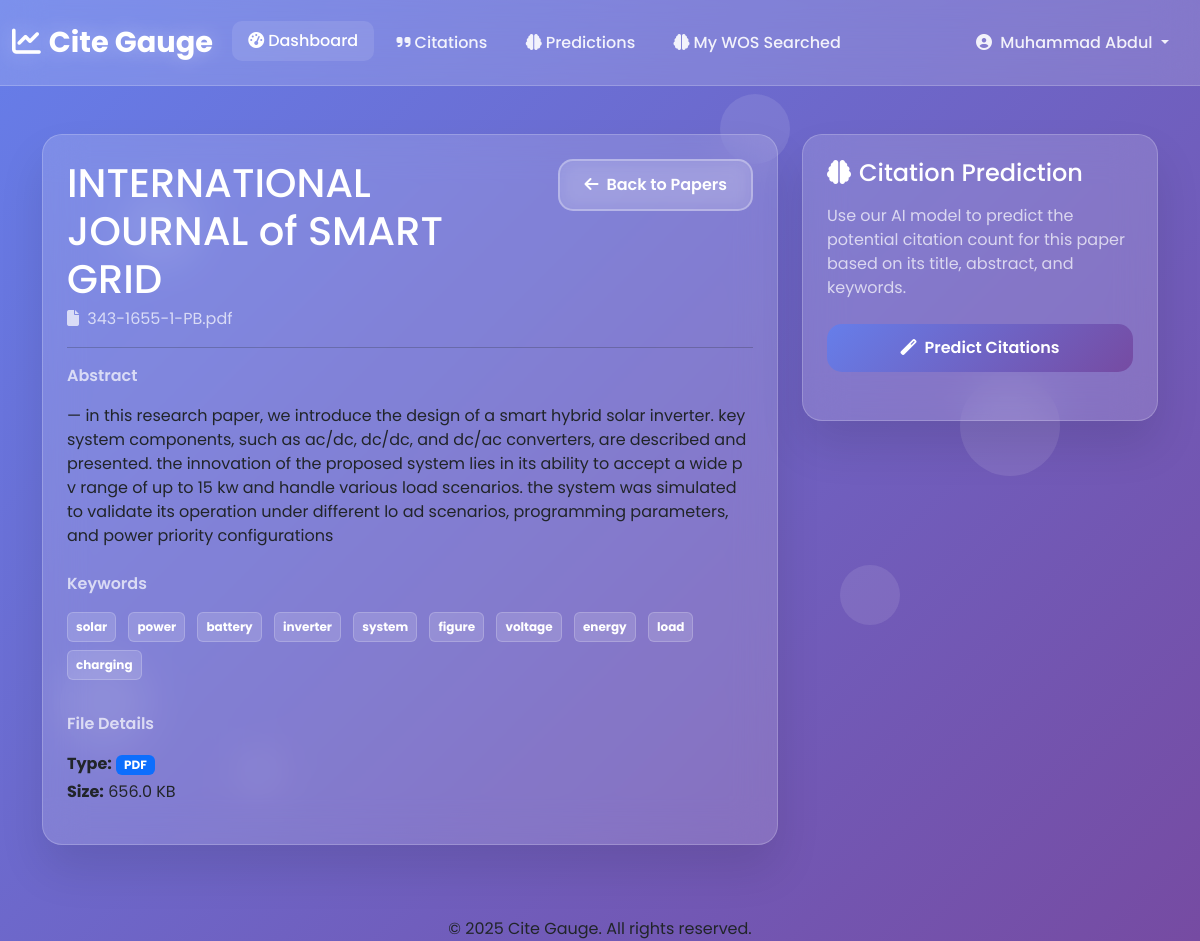
/research-paper/3/ (signed in), run on the app's committed database.
### user/models.py (models this page shows, shortened)
class CustomUser(AbstractUser):
    username = None  # if using email login
    email = models.EmailField(unique=True)
    first_name = models.CharField(max_length=150, blank=True)
    last_name = models.CharField(max_length=150, blank=True)
    USERNAME_FIELD = 'email'
    REQUIRED_FIELDS = []
    objects = CustomUserManager()

class ResearchPaper(models.Model):
    user = models.ForeignKey(
        CustomUser,
        on_delete=models.CASCADE,
        related_name='research_papers',
        help_text="User who uploaded the document"
    )
    filename = models.CharField(
        max_length=255,
        help_text="Original filename of the uploaded document"
    )
    title = models.TextField(
        help_text="Extracted or generated title from the document"
    )
    abstract = models.TextField(
        blank=True,
        null=True,
        help_text="Extracted abstract or summary from the document"
    )
    authors = models.JSONField(
        default=list,
        blank=True,
        help_text="List of extracted authors from the document."
    )
    keywords = models.JSONField(
        default=list,
        help_text="List of extracted keywords from the document"
    )
    publication_year = models.IntegerField(blank=True, null=True, help_text="Extracted publication year.")
    category = models.CharField(max_length=100, blank=True, null=True)
    status = models.CharField(max_length=50, default='draft', blank=True)
    file_size = models.PositiveIntegerField(
        help_text="Size of the original file in bytes"
    )
    file_type = models.CharField(
        max_length=10,
        help_text="File extension (pdf, docx, txt)"
    )
    predicted_citations = models.IntegerField(
        blank=True, null=True,
        help_text="Predicted citation count for the next 2 years."
    )
    prediction_confidence_low = models.IntegerField(blank=True, null=True)
    prediction_confidence_high = models.IntegerField(blank=True, null=True)
    predicted_at = models.DateTimeField(blank=True, null=True)
    uploaded_at = models.DateTimeField(auto_now_add=True)
    updated_at = models.DateTimeField(auto_now=True)
    class Meta:
        ordering = ['-updated_at']
        unique_together = ['user', 'filename']  # Prevent duplicate filenames per user
        indexes = [
            models.Index(fields=['user', 'filename']),
            models.Index(fields=['uploaded_at']),
        ]
    def get_file_size_display(self):
        size = self.file_size
        if size is None:
            return "0 B"
        for unit in ['B', 'KB', 'MB', 'GB']:
            if size < 1024.0:
                return f"{size:.1f} {unit}"
            size /= 1024.0
        return f"{size:.1f} TB"

### cite_guage/views.py (the view, shortened to what this page needs)
# urls.py: path('research-paper/<int:pk>/', ResearchPaperDetail.as_view(), name='Research_paper_detail')
class ResearchPaperDetail(LoginRequiredMixin, DetailView):
    model = ResearchPaper
    template_name='cite_guage/research_paper_detail.html'
    context_object_name = 'paper'
    login_url = '/user/login/'
    def get_queryset(self):
        return ResearchPaper.objects.filter(user=self.request.user)

### templates/cite_guage/research_paper_detail.html (shortened to what this page needs)
{% extends "base.html" %}
{% load static %}
{% block main_content %}
<div class="container mt-5 mb-5">
    <div class="row">
        <div class="col-lg-8">
            <div class="glass-card p-4 mb-4">
                <div class="d-flex justify-content-between align-items-start mb-3">
                    <div>
                        <h1 class="text-white mb-1">{{ paper.title }}</h1>
                        <p class="text-glass-muted mb-0">
                            <i class="fas fa-file me-1"></i> {{ paper.filename }}
                        </p>
                    </div>
                    <a href="{% url 'my_papers' %}" class="btn btn-secondary-glass flex-shrink-0 ms-3">
                        <i class="fas fa-arrow-left me-2"></i>Back to Papers
                    </a>
                </div>
                <hr class="border-glass">
                <div class="mb-4">
                    <p class="detail-label">Abstract</p>
                    <p class="text-white-80">{{ paper.abstract|default:"No abstract provided." }}</p>
                </div>
                <div class="mb-4">
                    <p class="detail-label">Keywords</p>
                    {% if paper.keywords %}
                        {% for keyword in paper.keywords %}
                            <span class="badge keyword-badge p-2 me-2 mb-2">{{ keyword }}</span>
                        {% endfor %}
                    {% else %}
                        <p class="text-white-80">No keywords provided.</p>
                    {% endif %}
                </div>
                <div>
                    <p class="detail-label">File Details</p>
                    <p class="text-white-80 mb-1">
                        <strong>Type:</strong> <span class="badge bg-primary">{{ paper.file_type|upper }}</span>
                    </p>
                    <p class="text-white-80">
                        <strong>Size:</strong> {{ paper.get_file_size_display }}
                    </p>
                </div>
            </div>
        </div>
        <div class="col-lg-4">
            <div class="glass-card p-4">
                <h4 class="text-white mb-3"><i class="fas fa-brain me-2"></i>Citation Prediction</h4>
                <p class="text-glass-muted mb-4">
                    Use our AI model to predict the potential citation count for this paper based on its title, abstract, and keywords.
                </p>
                <form method="post" action="{% url 'Research_paper_detail' paper.pk %}">
                    <button type="submit" class="btn btn-primary-glass w-100 mb-4">
                        <i class="fas fa-magic me-2"></i>Predict Citations
                    </button>
                </form>
            </div>
        </div>
    </div>
</div>
{% endblock main_content %}

### templates/base.html (shortened to what this page needs)
{% load static %}
<!DOCTYPE html>
<html lang="en">
  <head>
    <link
      href="https://cdnjs.cloudflare.com/ajax/libs/bootstrap/5.3.2/css/bootstrap.min.css"
      rel="stylesheet"
    />
    <link
      href="https://cdnjs.cloudflare.com/ajax/libs/font-awesome/6.4.0/css/all.min.css"
      rel="stylesheet"
    />
    <link href="{% static 'css/style.css' %}" rel="stylesheet" />
  </head>
  <body>
    <div class="bg-animation">
      <div class="particle"></div>
      <div class="particle"></div>
      <div class="particle"></div>
      <div class="particle"></div>
      <div class="particle"></div>
      <div class="particle"></div>
    </div>
    <nav class="navbar navbar-expand-lg navbar-glass">
      <div class="container-fluid">
        <a class="navbar-brand" href="{% url 'dashboard' %}">
          <i class="fas fa-chart-line me-2"></i>Cite Gauge
        </a>
        <div class="collapse navbar-collapse" id="navbarNav">
          <ul class="navbar-nav me-auto">
            <li class="nav-item">
              <a class="nav-link active" href="{% url 'dashboard' %}">
                <i class="fas fa-tachometer-alt me-1"></i>Dashboard
              </a>
            </li>
            <li class="nav-item">
              <a class="nav-link" href="{% url 'wos_papers' %}">
                <i class="fas fa-quote-right me-1"></i>Citations
              </a>
            </li>
            <li class="nav-item">
              <a class="nav-link" href="{% url 'upload_document' %}">
                <i class="fas fa-brain me-1"></i>Predictions
              </a>
            </li>
            <li class="nav-item">
              <a class="nav-link" href="{% url 'json_file_list' %}">
                <i class="fas fa-brain me-1"></i>My WOS Searched
              </a>
            </li>
          </ul>
          <ul class="navbar-nav ms-auto mb-2 mb-lg-0">
            {% if request.user.is_authenticated %}
            <li class="nav-item dropdown">
              <a
                class="nav-link dropdown-toggle"
                href="#"
                id="profileDropdown"
                role="button"
                data-bs-toggle="dropdown"
                aria-expanded="false"
              >
                <i class="fas fa-user-circle me-1"></i>
                {{ request.user.first_name|default:request.user.email }}
              </a>
            </li>
            {% endif %}
          </ul>
        </div>
      </div>
    </nav>
    {% block main_content %} {% endblock main_content %}
    <footer class="footer">
      <div class="container text-center">
        <p class="mb-0">&copy; 2025 Cite Gauge. All rights reserved.</p>
      </div>
    </footer>
  </body>
</html>

### static/css/style.css (style rules this page uses)
* { margin: 0; padding: 0; box-sizing: border-box; }
body { font-family: "Poppins", sans-serif; min-height: 100vh; background: linear-gradient(135deg, #667eea 0%, #764ba2 100%); position: relative; overflow-x: hidden; }
.bg-animation { position: fixed; top: 0; left: 0; width: 100%; height: 100%; overflow: hidden; }
.particle { position: absolute; background: rgba(255, 255, 255, 0.1); border-radius: 50%; animation: float 6s ease-in-out infinite; transition: all 0.3s ease; }
.particle:nth-child(1) { width: 80px; height: 80px; top: 20%; left: 10%; animation-delay: 0s; }
.particle:nth-child(2) { width: 60px; height: 60px; top: 60%; left: 70%; animation-delay: 2s; }
.particle:nth-child(3) { width: 100px; height: 100px; top: 40%; left: 80%; animation-delay: 4s; }
.particle:nth-child(4) { width: 40px; height: 40px; top: 80%; left: 20%; animation-delay: 1s; }
.particle:nth-child(5) { width: 70px; height: 70px; top: 10%; left: 60%; animation-delay: 3s; }
.particle:nth-child(6) { width: 90px; height: 90px; top: 70%; left: 5%; animation-delay: 5s; }
.navbar-brand { font-size: 1.8rem; font-weight: 700; color: white !important; text-shadow: 0 0 20px rgba(255, 255, 255, 0.3); }
.nav-link { color: rgba(255, 255, 255, 0.9) !important; font-weight: 500; transition: all 0.3s ease; padding: 0.5rem 1rem !important; border-radius: 10px; margin: 0 0.2rem; }
.nav-link:hover, .nav-link.active { color: white !important; background: rgba(255, 255, 255, 0.1); transform: translateY(-2px); }
.navbar-glass { background: rgba(255, 255, 255, 0.15); backdrop-filter: blur(20px); -webkit-backdrop-filter: blur(20px); border-bottom: 1px solid rgba(255, 255, 255, 0.2); padding: 1rem 0; position: relative; z-index: 1000; }
.glass-card { background: rgba(255, 255, 255, 0.15); backdrop-filter: blur(20px); -webkit-backdrop-filter: blur(20px); border-radius: 20px; border: 1px solid rgba(255, 255, 255, 0.2); box-shadow: 0 25px 45px rgba(0, 0, 0, 0.1); padding: 1.5rem; transition: all 0.3s ease; margin-bottom: 1.5rem; }
.btn-primary-glass { background: linear-gradient(135deg, #667eea 0%, #764ba2 100%); border: none; border-radius: 15px; color: white; font-weight: 600; padding: 0.75rem 1.5rem; transition: all 0.3s ease; position: relative; overflow: hidden; }
.btn-secondary-glass { background: rgba(255, 255, 255, 0.1); border: 2px solid rgba(255, 255, 255, 0.3); border-radius: 15px; color: white; font-weight: 600; padding: 0.75rem 1.5rem; transition: all 0.3s ease; backdrop-filter: blur(10px); }
.text-glass-muted { color: rgba(255, 255, 255, 0.7); }
.text-white { color: white !important; }

### templates/cite_guage/research_paper_detail.html (style rules this page uses)
.detail-label { font-weight: 600; color: rgba(255, 255, 255, 0.7); }
.keyword-badge { background-color: rgba(255, 255, 255, 0.15); border: 1px solid rgba(255, 255, 255, 0.2); color: #fff; }

### data on the page
CustomUser: user.first_name "Muhammad Abdul"
ResearchPaper: title "INTERNATIONAL JOURNAL of SMART GRID", filename "343-1655-1-PB.pdf", abstract "— in this research paper, we introduce the design of a smart hybrid solar inverter. key system components, such as ac/dc, dc/dc, and dc/ac converters, are described and presented. the innovation of the proposed system lies in its ability to accept a wide p v range of up to 15 kw and handle various load scenarios. the system was simulated to validate its operation under different lo ad scenarios, programming parameters, and power priority configurations", file_type "PDF", file_size "656.0 KB"

### other printed values
{{ keyword }} "solar" "power" "battery" "inverter" "system" "figure" "voltage" "energy" "load" "charging"
